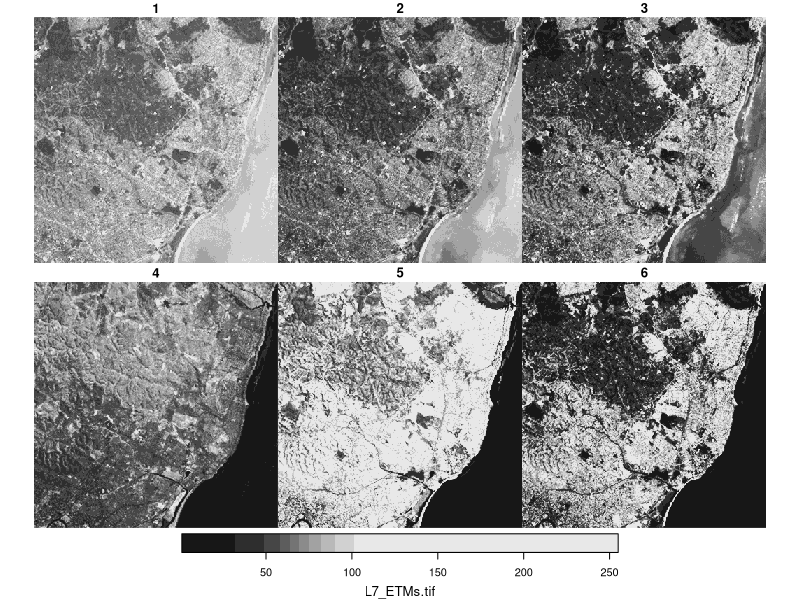
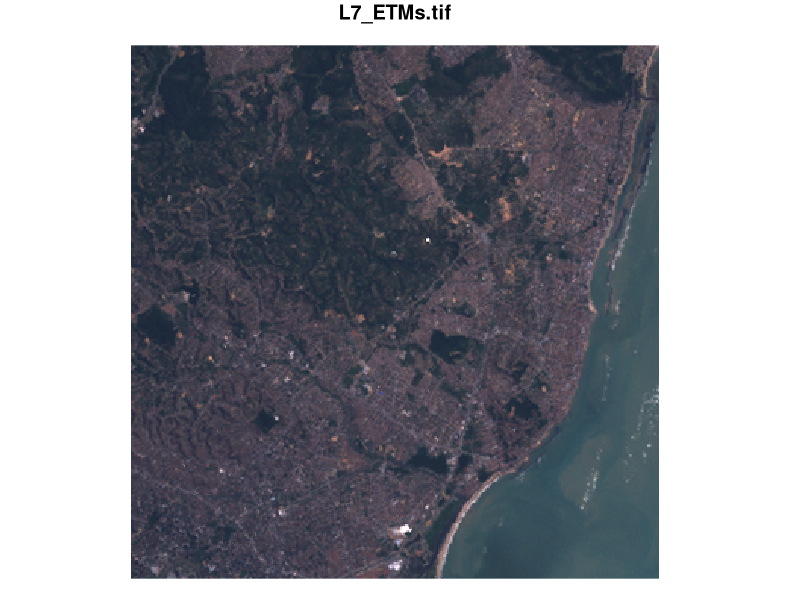
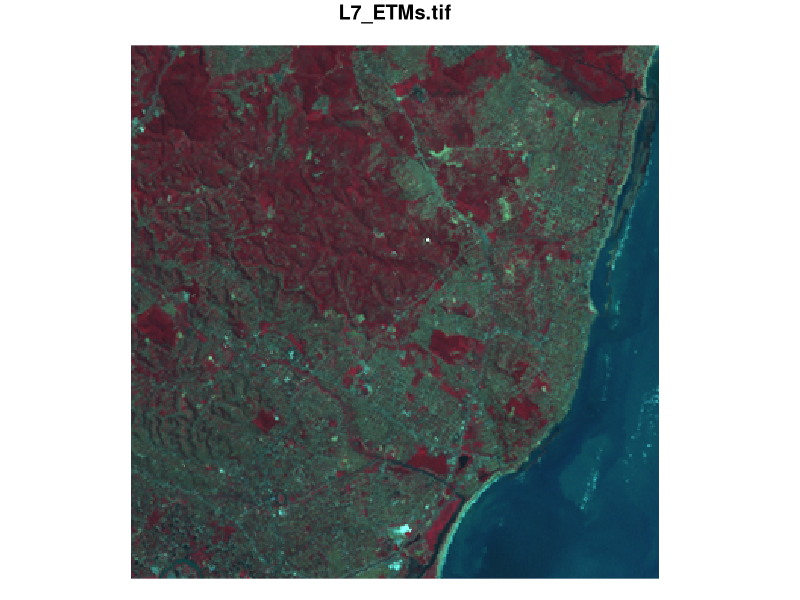
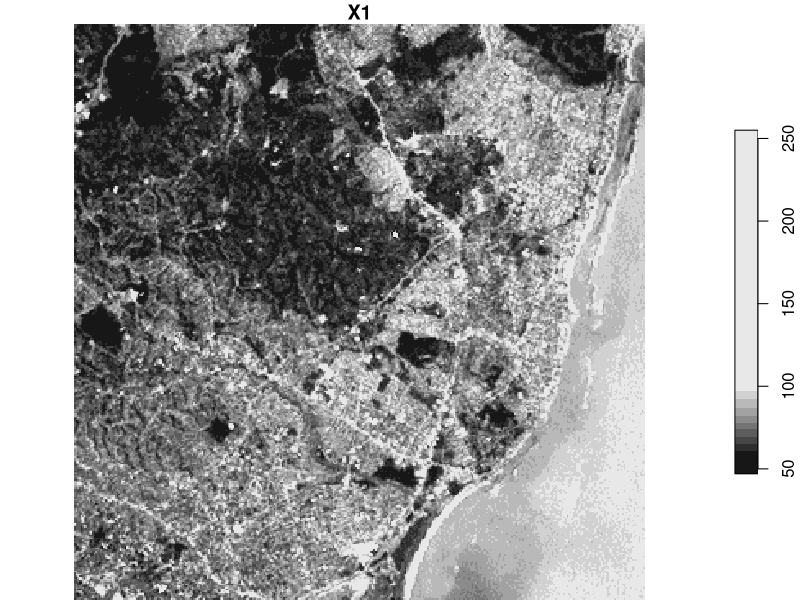
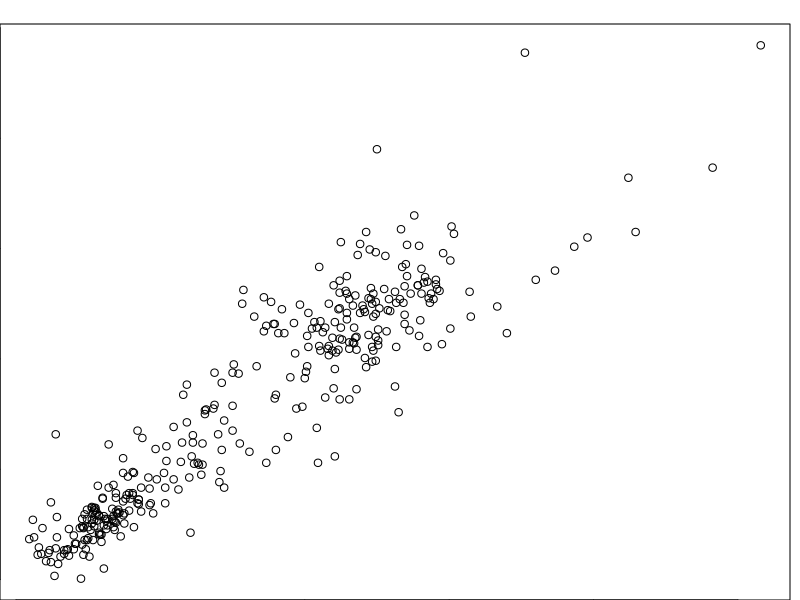

Here is the R script that generated these plots, in order:
install.packages("sf")
install.packages("stars")
install.packages("gstat")
install.packages("units")
install.packages("tidyverse")
install.packages("xts")
install.packages("viridis")
install.packages("abind")

library(tidyverse)
library(sf)

#Ex1
nc = read_sf(system.file("gpkg/nc.gpkg", package="sf")) 

rowan=nc[ which(nc$NAME=='Rowan'),]
nonrowan=nc[ which(nc$NAME!='Rowan'),]

i = st_intersection(nonrowan, rowan) #it will be a matrix (0,1) -- able to handle huge datasets

methods(class = "sgbp")

#Ex2

library(stars)

tif = system.file("tif/L7_ETMs.tif", package = "stars")
x = read_stars(tif)
plot(x)

plot(x,rgb=c(3,2,1))
plot(x,rgb = c(4,3,2))

x6 = split(x, "band")
plot(x6)

x6$mean=(x6$X1+x6$X2+x6$X3+x6$X4+x6$X5+x6$X6)/6
plot(x6$mean)

mean_l = function(x) (mean(x))
mean_landsat = st_apply(x, c("x", "y"), mean_l)

install.packages("starsdata", repos = "http://gis-bigdata.uni-muenster.de/pebesma" , type = "source")
